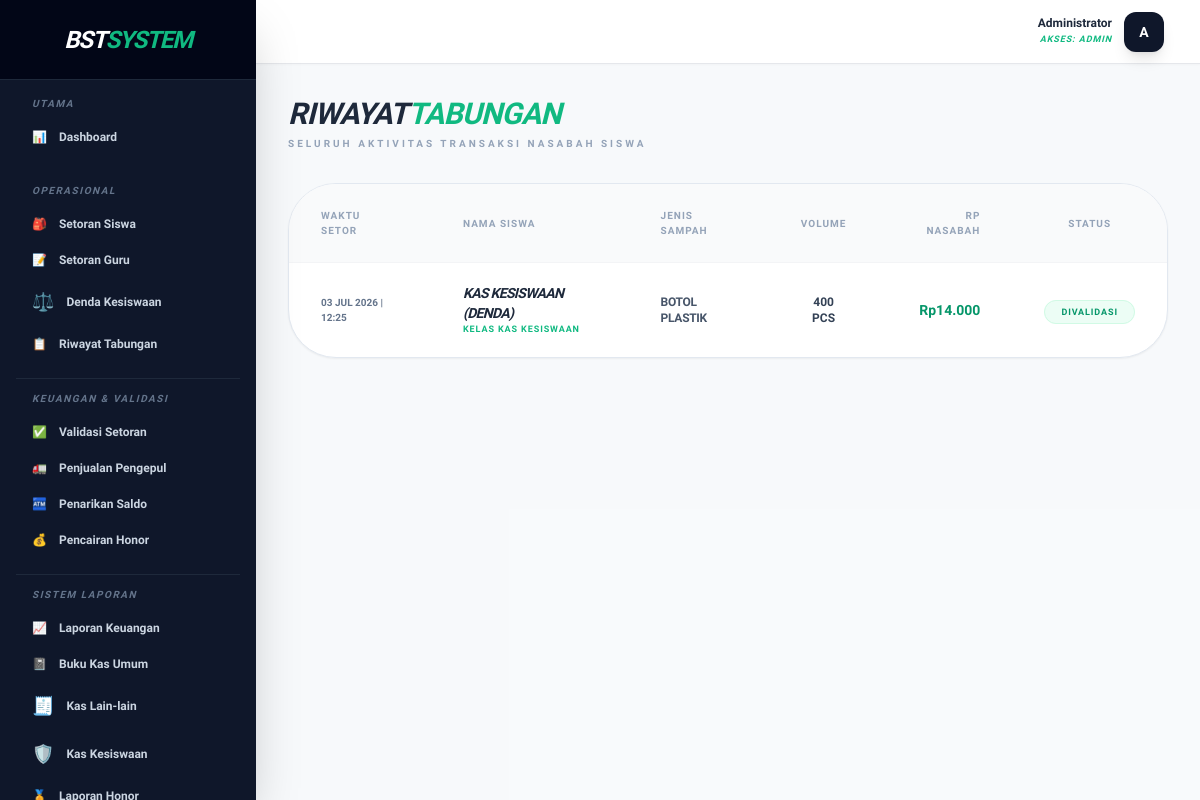
Screenshot of /public/setoran/siswa (signed in) with the database file from the repository.
### tables this page shows
CREATE TABLE `setoran` (
  `id` int(11) NOT NULL AUTO_INCREMENT,
  `user_id` int(11) NOT NULL,
  `kategori_id` int(11) NOT NULL,
  `berat` decimal(10,2) NOT NULL,
  `total_harga` decimal(15,2) NOT NULL,
  `total_pengepul` decimal(15,2) NOT NULL,
  `honor_walas_rp` double DEFAULT 0,
  `walikelas_id` int(11) DEFAULT NULL,
  `status` enum('pending','valid') DEFAULT 'pending',
  `created_at` timestamp NOT NULL DEFAULT current_timestamp(),
  `is_sold` tinyint(1) DEFAULT 0,
  PRIMARY KEY (`id`)
);

CREATE TABLE `users` (
  `id` int(11) NOT NULL AUTO_INCREMENT,
  `nama` varchar(100) NOT NULL,
  `username` varchar(50) NOT NULL,
  `password` varchar(255) NOT NULL,
  `role` enum('admin','guru','siswa','staff','alumni') NOT NULL,
  `kelas_id` int(11) DEFAULT NULL,
  `angkatan` varchar(10) DEFAULT NULL,
  `is_active` tinyint(1) NOT NULL DEFAULT 1,
  `deleted_at` timestamp NULL DEFAULT NULL,
  PRIMARY KEY (`id`)
);

CREATE TABLE `kelas` (
  `id` int(11) NOT NULL AUTO_INCREMENT,
  `nama_kelas` varchar(50) NOT NULL,
  `walikelas_id` int(11) DEFAULT NULL,
  PRIMARY KEY (`id`)
);

CREATE TABLE `kategori_sampah` (
  `id` int(11) NOT NULL AUTO_INCREMENT,
  `nama_sampah` varchar(100) NOT NULL,
  `harga_dasar` decimal(15,2) NOT NULL DEFAULT 0.00,
  `harga_guru` decimal(10,2) DEFAULT 0.00,
  `harga_pengepul` decimal(15,2) NOT NULL DEFAULT 0.00,
  `satuan` varchar(20) DEFAULT 'Pcs',
  `konversi_kg` int(11) NOT NULL DEFAULT 1,
  PRIMARY KEY (`id`)
);

### app/Controllers/SetoranController.php (called while the page is built, shortened)
<?php
class SetoranController {
    private $db;
    public function __construct() {
        $this->db = Database::getInstance()->getConnection();
    }
    public function siswa() {
        $data = [];
        $limit = 10;
        $page = isset($_GET['page']) ? (int)$_GET['page'] : 1;
        $offset = ($page > 1) ? ($page * $limit) - $limit : 0;
        $sql = "SELECT s.*, u.nama, k.nama_sampah, k.satuan, kl.nama_kelas
                FROM setoran s
                JOIN users u ON s.user_id = u.id
                JOIN kategori_sampah k ON s.kategori_id = k.id
                LEFT JOIN kelas kl ON u.kelas_id = kl.id
                WHERE u.role = 'siswa' AND s.status = 'valid'
                ORDER BY s.created_at DESC
                LIMIT :limit OFFSET :offset";
        $stmt = $this->db->prepare($sql);
        $stmt->bindValue(':limit', $limit, PDO::PARAM_INT);
        $stmt->bindValue(':offset', $offset, PDO::PARAM_INT);
        $stmt->execute();
        $data['setoran'] = $stmt->fetchAll();
        require_once __DIR__ . '/../../views/layouts/admin.php';
    }
}
?>

### app/Core/Database.php (called while the page is built, shortened)
<?php
class Database {
    private static $instance = null;
    private $conn;
    private function __construct() {
        try {
            $dsn = "mysql:host=" . DB_HOST . ";dbname=" . DB_NAME . ";charset=utf8mb4";
            $options = [
                PDO::ATTR_ERRMODE => PDO::ERRMODE_EXCEPTION,
                PDO::ATTR_DEFAULT_FETCH_MODE => PDO::FETCH_ASSOC,
                PDO::ATTR_EMULATE_PREPARES => false,
            ];
            $this->conn = new PDO($dsn, DB_USER, DB_PASS, $options);
        } catch (PDOException $e) {
            die("Koneksi Database Gagal: " . $e->getMessage());
        }
    }
    public static function getInstance() {
        if (self::$instance === null) {
            self::$instance = new self();
        }
        return self::$instance;
    }
    public function getConnection() {
        return $this->conn;
    }
}

### views/admin/setoran/siswa_index.php (the view, shortened to what this page needs)
<div class="max-w-7xl mx-auto space-y-8 pb-10">
    <div class="flex items-center justify-between">
        <div>
            <h2 class="text-3xl font-black text-slate-800 italic uppercase tracking-tight">RIWAYAT<span class="text-emerald-500">TABUNGAN</span></h2>
            <p class="text-[10px] font-bold text-slate-400 uppercase tracking-[0.3em] mt-1">Seluruh Aktivitas Transaksi Nasabah Siswa</p>
        </div>
    </div>
    <div class="bg-white rounded-[3rem] border border-slate-200 shadow-sm overflow-hidden flex flex-col">
        <div class="overflow-x-auto">
            <table class="w-full text-left">
                <thead>
                    <tr class="bg-gray-50 border-b border-gray-100 text-[10px] uppercase text-slate-400 font-black tracking-widest">
                        <th class="px-8 py-6">Waktu Setor</th>
                        <th class="px-8 py-6">Nama Siswa</th>
                        <th class="px-8 py-6">Jenis Sampah</th>
                        <th class="px-8 py-6 text-center">Volume</th>
                        <th class="px-8 py-6 text-right">Rp Nasabah</th>
                        <th class="px-8 py-6 text-center">Status</th>
                    </tr>
                </thead>
                <tbody class="divide-y divide-gray-50">
                    <?php if(empty($setoran)): ?>
                        <tr><td colspan="6" class="px-8 py-12 text-center text-slate-400 text-xs italic">Belum ada aktivitas tabungan terekam.</td></tr>
                    <?php else: ?>
                        <?php foreach($setoran as $s): ?>
                        <tr class="hover:bg-slate-50 transition-all">
                            <td class="px-8 py-5 text-[10px] font-bold text-slate-500 uppercase"><?= date('d M Y | H:i', strtotime($s['created_at'])) ?></td>
                            <td class="px-8 py-5">
                                <div class="font-black text-slate-800 text-sm uppercase italic tracking-tighter"><?= htmlspecialchars($s['nama_siswa'] ?? $s['nama']) ?></div>
                                <div class="text-[9px] font-black text-emerald-500 uppercase tracking-widest">Kelas <?= htmlspecialchars($s['nama_kelas'] ?? '-') ?></div>
                            </td>
                            <td class="px-8 py-5 font-bold text-slate-600 text-xs uppercase tracking-tight"><?= htmlspecialchars($s['nama_sampah']) ?></td>
                            <td class="px-8 py-5 text-center font-black text-slate-700 text-xs"><?= number_format($s['berat'], 0) ?> PCS</td>
                            <td class="px-8 py-5 text-right font-black text-emerald-600 text-sm">Rp<?= number_format($s['total_harga'], 0, ',', '.') ?></td>
                            <td class="px-8 py-5 text-center">
                                <?php if($s['status'] == 'valid'): ?>
                                    <span class="px-4 py-1.5 bg-emerald-50 text-emerald-600 rounded-full text-[9px] font-black uppercase tracking-widest border border-emerald-100">Divalidasi</span>
                                <?php else: ?>
                                    <span class="px-4 py-1.5 bg-amber-50 text-amber-600 rounded-full text-[9px] font-black uppercase tracking-widest border border-amber-100">Menunggu</span>
                                <?php endif; ?>
                            </td>
                        </tr>
                        <?php endforeach; ?>
                    <?php endif; ?>
                </tbody>
            </table>
        </div>
    </div>
</div>

### views/layouts/admin.php (style rules this page uses)
body { font-family: 'Plus Jakarta Sans', sans-serif; background-color: #f8fafc; }

### rows the page displays
setoran: created_at "03 JUL 2026 | 12:25", user.nama "KAS KESISWAAN (DENDA)", kelas.nama_kelas "KAS KESISWAAN", kategori_sampah.nama_sampah "BOTOL PLASTIK", berat "400", total_harga "14.000", status "DIVALIDASI"

### other values shown
$_SESSION['nama'] "Administrator"
$role "ADMIN"
substr($_SESSION['nama'] ?? 'U', 0, 1) "A"
